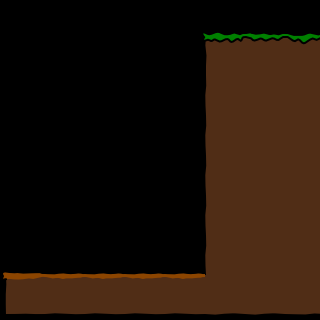

The image is a tile-based game level rendered from a .tmx file. Its description and source (layers, tilesets, objects; grid data summarised) follow:
An orthogonal 8x8 tile map with 40x40 px tiles, 4 tile layers (bg, walls, objects, fg), 3 tilesets.

<map version="1.0" orientation="orthogonal" width="8" height="8" tilewidth="40" tileheight="40">
 <tileset firstgid="1" name="world1" tilewidth="50" tileheight="50">
  <image source="world1.png" width="400" height="850" />
 </tileset>
 <tileset firstgid="137" name="objectpalette" tilewidth="50" tileheight="50">
  <image source="objectpalette.png" width="400" height="500" />
 </tileset>
 <tileset firstgid="217" name="background" tilewidth="40" tileheight="40">
  <image source="background1.png" width="320" height="1360" />
 </tileset>
 <layer name="bg" width="8" height="8">
  <data>[64 cells, 0 non-empty, 0 distinct tile ids]</data>
 </layer>
 <layer name="walls" width="8" height="8">
  <data>[64 cells, 26 non-empty, 10 distinct tile ids]</data>
 </layer>
 <layer name="objects" width="8" height="8">
  <data>[64 cells, 0 non-empty, 0 distinct tile ids]</data>
 </layer>
 <layer name="fg" width="8" height="8">
  <data>[64 cells, 0 non-empty, 0 distinct tile ids]</data>
 </layer>
</map>
